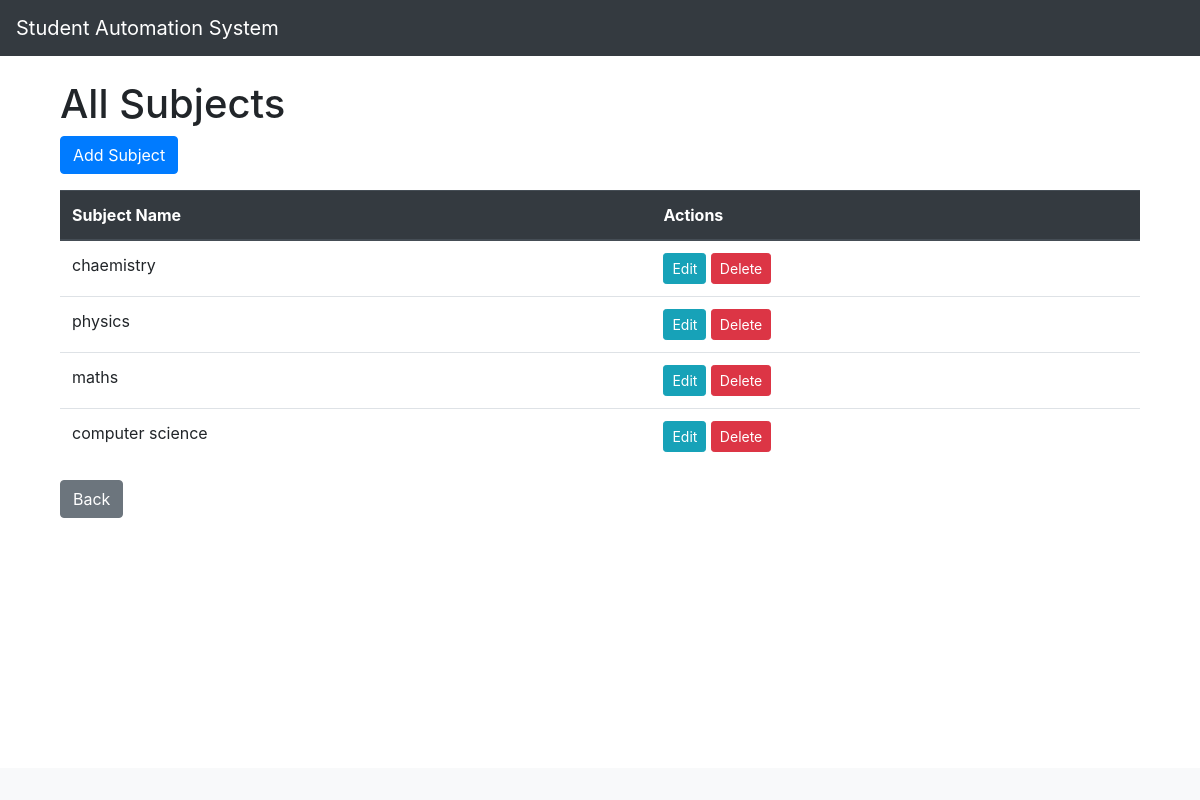
/subject/, run on the app's committed database.
### grades/models.py (models this page shows, shortened)
class Subject(models.Model):
    subject_key = models.AutoField(primary_key=True)
    subject_name = models.CharField(max_length=100)

### grades/views.py (the view)
# urls.py: path('subject/', views.subject_list, name='subject_list'),
def subject_list(request):
    subjects = Subject.objects.all()
    return render(request, 'subject_list.html', {'subjects': subjects})

### templates/subject_list.html (shortened to what this page needs)
{% extends 'base.html' %}
{% block content %}
    <div class="container">
        <h1 class="mt-4">All Subjects</h1>
        <a href="{% url 'subject_create' %}" class="btn btn-primary mb-3">Add Subject</a>
        <table class="table">
            <thead class="thead-dark">
                <tr>
                    <th>Subject Name</th>
                    <th>Actions</th>
                </tr>
            </thead>
            <tbody>
                {% for subject in subjects %}
                <tr>
                    <td>{{ subject.subject_name }}</td>
                    <td>
                        <a href="{% url 'subject_update' subject.pk %}" class="btn btn-info btn-sm">Edit</a>
                        <form action="{% url 'subject_delete' subject.pk %}" method="post" class="d-inline">
                            <button type="submit" class="btn btn-danger btn-sm">Delete</button>
                        </form>
                    </td>
                </tr>
                {% endfor %}
            </tbody>
        </table>
                    <a href="{% url 'subject_create' %}" class="btn btn-secondary">Back</a>
    </div>
{% endblock %}

### data on the page
Subject: subject_name "chaemistry"
Subject: subject_name "physics"
Subject: subject_name "maths"
Subject: subject_name "computer science"
